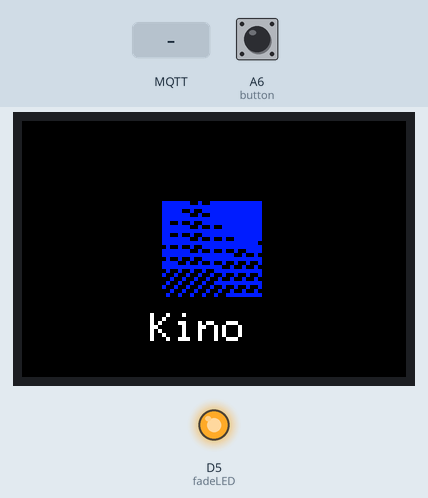
Recording of a sketch running on a simulated Arduino MKR. Parts: 96×64 colour display, output pins drawn as LEDs (lit = HIGH). The test bench sets the inputs (shaded band); at power-on: A6 (button) HIGH. WiFi joins after 1.5 s; servers stay silent unless stated; no MQTT or app messages arrive unless stated; what the sketch prints to the serial monitor is not drawn.

Above: at 7.9 s.
8.0 s: MQTT message "[FUN]" arrives on the first subscribed topic
At 8.6 s:
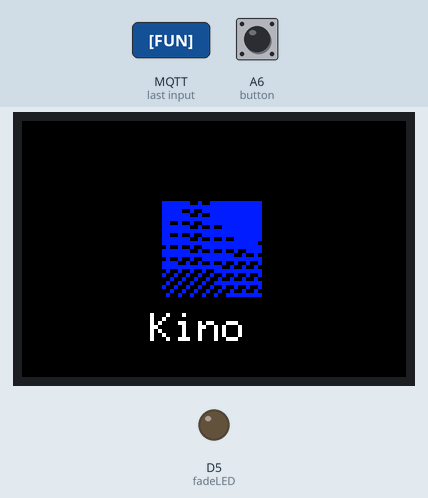
9.6 s: A6 (button) pulled LOW for 0.15 s
11.2 s: A6 (button) pulled LOW for 1 s
At 12.5 s:
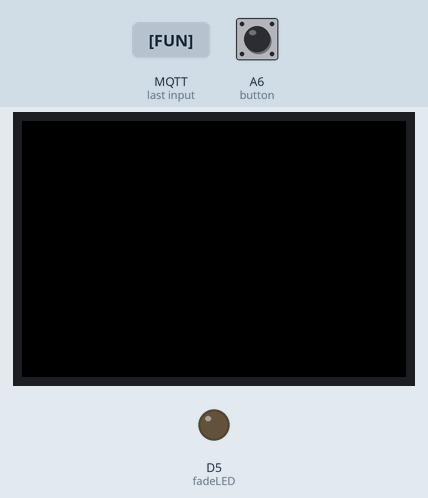
13.7 s: MQTT message "[LEDON]" arrives on the first subscribed topic
At 14.02 s:
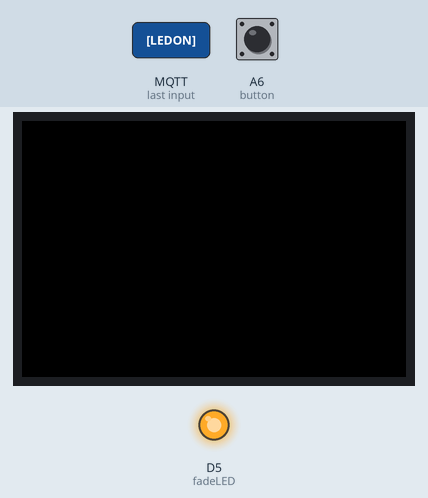
15.3 s: MQTT message ":" arrives on the first subscribed topic
Timing chart, 0 to 17.9 s (numbered marks = the images above; inputs shaded):
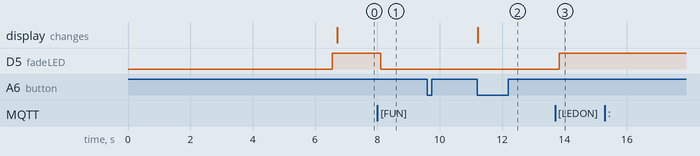

Measured:
- after the input at 8.0 s, D5 (fadeLED): HIGH → LOW after 0.12 s
- after the input at 9.6 s, every drawn part: stays the same
- after the input at 11.2 s, the display: changes at once (image 2)
- after the input at 13.7 s, D5 (fadeLED): LOW → HIGH after 0.13 s

The sketch:

Tamagotchi2.ino
```cpp
/*
MKR1000 connecting to MQTT broker test.mosquitto.org

MQTT protocol will be used for communication
  MKR1000 --  MQTT broker --- ComApp --- ProtoPie
 */

#include <IRLibRecvPCI.h>

#include <SPI.h>
#include <WiFiSSLClient.h>
#include <WiFi101.h>

#include <MQTTClient.h>
#include <SPI.h>
#include <SD.h>
#include <Adafruit_GFX.h>
#include <Adafruit_SSD1331.h>

#define oledHEIGHT 64 // x
#define oledWIDTH 96 // y
#define SCK 9
#define MOSI 8
#define oledCS 6
#define oledRES 0
#define oledDC 3
#define oledVCCEN 1
#define oledPMODEN 2

uint16_t imgWidth = 25;
uint16_t imgHeight = 24;

//define colors
#define black   0x0000
#define blue    0x001F
#define red     0xF800
#define green   0x07E0
#define cyan    0x07FF
#define magenta 0xF81F
#define yellow  0xFFE0
#define white   0xFFFF

Adafruit_SSD1331 display = Adafruit_SSD1331(oledCS, oledDC, MOSI, SCK, oledRES);  //create the object

const uint16_t fox_map[] ={0xff,0xff,0xff,0xff,0xff,0xff,0xff,0x00,0x00,0xff,0x00,0x00,0xff,0xff,0xff,0xff,0xff,0xff,0xff,0xff,0xff,0xff,0xff,0xff,0xff,0xff,0xff,0xff,0xff,0xff,0xff,0xff,0xff,0xff,0xff,0xff,0xff,0xff,0xff,0xff,0xff,0xff,0xff,0xff,0xff,0xff,0xff,0xff,0xff,0xff,0xff,0xff,0xff,0xff,0xff,0x00,0x00,0xff,0x00,0x00,0xff,0xff,0xff,0xff,0xff,0xff,0xff,0xff,0xff,0xff,0xff,0xff,0xff,0xff,0xff,0xff,0xff,0xff,0xff,0xff,0xff,0xff,0x00,0x00,0xff,0x00,0x00,0xff,0xff,0xff,0xff,0xff,0xff,0xff,0xff,0xff,0xff,0xff,0xff,0xff,0xff,0xff,0xff,0xff,0xff,0xff,0xff,0xff,0xff,0xff,0xff,0xff,0xff,0xff,0xff,0xff,0xff,0xff,0xff,0xff,0xff,0xff,0xff,0xff,0xff,0xff,0xff,0x00,0x00,0xff,0x00,0x00,0xff,0x00,0x00,0xff,0xff,0xff,0xff,0xff,0xff,0xff,0xff,0xff,0xff,0xff,0xff,0xff,0xff,0xff,0xff,0xff,0xff,0xff,0xff,0xff,0xff,0x00,0x00,0xff,0x00,0x00,0xff,0x00,0x00,0xff,0xff,0xff,0xff,0xff,0xff,0xff,0xff,0xff,0xff,0xff,0xff,0xff,0xff,0xff,0xff,0xff,0xff,0xff,0xff,0xff,0xff,0xff,0xff,0xff,0xff,0xff,0xff,0xff,0xff,0xff,0xff,0xff,0xff,0xff,0xff,0xff,0x00,0x00,0xff,0x00,0x00,0xff,0x00,0x00,0xff,0xff,0xff,0xff,0xff,0xff,0xff,0xff,0xff,0xff,0xff,0xff,0xff,0xff,0xff,0xff,0xff,0xff,0xff,0xff,0xff,0xff,0x00,0x00,0xff,0x00,0x00,0xff,0x00,0x00,0xff,0x00,0x00,0xff,0xff,0xff,0xff,0xff,0xff,0xff,0xff,0xff,0xff,0xff,0xff,0xff,0xff,0xff,0xff,0xff,0xff,0xff,0xff,0xff,0xff,0xff,0xff,0xff,0xff,0xff,0xff,0xff,0xff,0xff,0x00,0x00,0xff,0x00,0x00,0xff,0x00,0x00,0xff,0x00,0x00,0xff,0xff,0xff,0xff,0xff,0xff,0xff,0xff,0xff,0xff,0xff,0xff,0xff,0xff,0xff,0xff,0xff,0xff,0xff,0xff,0xff,0xff,0x00,0x00,0xff,0x00,0x00,0xff,0x00,0x00,0xff,0x00,0x00,0xff,0x00,0x00,0xff,0xff,0xff,0xff,0xff,0xff,0xff,0xff,0xff,0xff,0xff,0xff,0xff,0xff,0xff,0xff,0xff,0xff,0xff,0xff,0xff,0xff,0x00,0x00,0xff,0x00,0x00,0xff,0x00,0x00,0xff,0x00,0x00,0xff,0x00,0x00,0xff,0x00,0x00,0xff,0xff,0xff,0xff,0xff,0xff,0xff,0xff,0xff,0xff,0xff,0xff,0xff,0xff,0xff,0xff,0xff,0xff,0xff,0x00,0x00,0xff,0x00,0x00,0xff,0x00,0x00,0xff,0x00,0x00,0xff,0x00,0x00,0xff,0x00,0x00,0xff,0x00,0x00,0xff,0xff,0xff,0xff,0xff,0xff,0xff,0xff,0xff,0xff,0xff,0xff,0xff,0xff,0xff,0xff,0x00,0x00,0xff,0x00,0x00,0xff,0x00,0x00,0xff,0x00,0x00,0xff,0x00,0x00,0xff,0x00,0x00,0xff,0x00,0x00,0xff,0x00,0x00,0xff,0xff,0xff,0xff,0xff,0xff,0xff,0xff,0xff,0xff,0xff,0xff,0xff,0x00,0x00,0xff,0x00,0x00,0xff,0x00,0x00,0xff,0x00,0x00,0xff,0x00,0x00,0xff,0x00,0x00,0xff,0x00,0x00,0xff,0x00,0x00,0xff,0x00,0x00,0xff,0x00,0x00,0xff,0x00,0x00,0xff,0x00,0x00,0xff,0x00,0x00,0xff,0x00,0x00,0xff,0x00,0x00,0xff,0x00,0x00,0xff,0x00,0x00,0xff,0x00,0x00,0xff,0x00,0x00,0xff,0x00,0x00,0xff,0x00,0x00,0xff,0xff,0xff,0xff,0xff,0xff,0xff,0xff,0xff,0xff,0xff,0xff,0xff,0x00,0x00,0xff,0x00,0x00,0xff,0x00,0x00,0xff,0x00,0x00,0xff,0x00,0x00,0xff,0x00,0x00,0xff,0x00,0x00,0xff,0x00,0x00,0xff,0x00,0x00,0xff,0x00,0x00,0xff,0x00,0x00,0xff,0x00,0x00,0xff,0x00,0x00,0xff,0x00,0x00,0xff,0x00,0x00,0xff,0x00,0x00,0xff,0x00,0x00,0xff,0x00,0x00,0xff,0x00,0x00,0xff,0x00,0x00,0xff,0x00,0x00,0xff,0x00,0x00,0xff,0xff,0xff,0xff,0xff,0xff,0xff,0xff,0xff,0xff,0x00,0x00,0xff,0x00,0x00,0xff,0x00,0x00,0xff,0x00,0x00,0xff,0x00,0x00,0xff,0x00,0x00,0xff,0x00,0x00,0xff,0x00,0x00,0xff,0x00,0x00,0xff,0x00,0x00,0xff,0x00,0x00,0xff,0x00,0x00,0xff,0x00,0x00,0xff,0x00,0x00,0xff,0x00,0x00,0xff,0x00,0x00,0xff,0x00,0x00,0xff,0x00,0x00,0xff,0x00,0x00,0xff,0x00,0x00,0xff,0x00,0x00,0xff,0x00,0x00,0xff,0xff,0xff,0xff,0xff,0xff,0xff,0xff,0xff,0xff,0xff,0xff,0xff,0x00,0x00,0xff,0x00,0x00,0xff,0x00,0x00,0xff,0x00,0x00,0xff,0x00,0x00,0xff,0xff,0xff,0x00,0x00,0x00,0xff,0xff,0xff,0xff,0x00,0x00,0xff,0x00,0x00,0xff,0x00,0x00,0xff,0x00,0x00,0xff,0xff,0xff,0x00,0x00,0x00,0xff,0xff,0xff,0xff,0x00,0x00,0xff,0x00,0x00,0xff,0x00,0x00,0xff,0x00,0x00,0xff,0x00,0x00,0xff,0x00,0x00,0xff,0x00,0x00,0xff,0xff,0xff,0xff,0xff,0xff,0xff,0xff,0xff,0xff,0xff,0xff,0xff,0x00,0x00,0xff,0x00,0x00,0xff,0x00,0x00,0xff,0x00,0x00,0xff,0xff,0xff,0x00,0x00,0x00,0xff,0xff,0xff,0xff,0x00,0x00,0xff,0x00,0x00,0xff,0x00,0x00,0xff,0x00,0x00,0xff,0xff,0xff,0x00,0x00,0x00,0xff,0xff,0xff,0xff,0x00,0x00,0xff,0x00,0x00,0xff,0x00,0x00,0xff,0x00,0x00,0xff,0x00,0x00,0xff,0x00,0x00,0xff,0x00,0x00,0xff,0xff,0xff,0xff,0xff,0xff,0xff,0xff,0xff,0xff,0xff,0xff,0xff,0xff,0xff,0xff,0xff,0x80,0xff,0x00,0x00,0xff,0x00,0x00,0xff,0x00,0x00,0xff,0x00,0x00,0xff,0x00,0x00,0xff,0x00,0x00,0xff,0x00,0x00,0xff,0x00,0x00,0xff,0x00,0x00,0xff,0x00,0x00,0xff,0x00,0x00,0xff,0x00,0x00,0xff,0x00,0x00,0xff,0x00,0x00,0xff,0x00,0x00,0xff,0x00,0x00,0xff,0x00,0x00,0xff,0x00,0x00,0xff,0xff,0xff,0xff,0xff,0xff,0xff,0xff,0xff,0xff,0xff,0xff,0xff,0xff,0xff,0xff,0xff,0xff,0xff,0xff,0x80,0xff,0xff,0x80,0xff,0x00,0x00,0xff,0x00,0x00,0xff,0x00,0x00,0xff,0x00,0x00,0xff,0x00,0x00,0xff,0x00,0x00,0xff,0x00,0x00,0xff,0x00,0x00,0xff,0x00,0x00,0xff,0x00,0x00,0xff,0x00,0x00,0xff,0x00,0x00,0xff,0xff,0x80,0xff,0xff,0x80,0xff,0xff,0x80,0xff,0xff,0xff,0xff,0xff,0xff,0xff,0xff,0xff,0xff,0xff,0xff,0xff,0xff,0xff,0xff,0xff,0xff,0xff,0xff,0xff,0xff,0xff,0xff,0xff,0xff,0xff,0xff,0xff,0x80,0xff,0xff,0x80,0xff,0x00,0x00,0xff,0x00,0x00,0xff,0x00,0x00,0x00,0x00,0x00,0x00,0x00,0x00,0x00,0x00,0x00,0x00,0x00,0x00,0xff,0x00,0x00,0xff,0xff,0x80,0xff,0xff,0x80,0xff,0xff,0x80,0xff,0xff,0x80,0xff,0xff,0xff,0xff,0xff,0xff,0xff,0xff,0xff,0xff,0xff,0xff,0xff,0xff,0xff,0xff,0xff,0xff,0xff,0xff,0xff,0xff,0xff,0xff,0xff,0xff,0xff,0xff,0xff,0xff,0xff,0xff,0xff,0xff,0xff,0x80,0xff,0xff,0x80,0xff,0xff,0x80,0xff,0x00,0x00,0xff,0x00,0x00,0x00,0x00,0x00,0x00,0x00,0x00,0x00,0x00,0x00,0x00,0x00,0x00,0xff,0xff,0x80,0xff,0xff,0x80,0xff,0xff,0x80,0xff,0xff,0x80,0xff,0xff,0xff,0xff,0xff,0xff,0xff,0xff,0xff,0xff,0xff,0xff,0xff,0xff,0xff,0xff,0xff,0xff,0xff,0xff,0xff,0xff,0xff,0xff,0xff,0xff,0xff,0xff,0xff,0xff,0xff,0xff,0xff,0xff,0xff,0xff,0xff,0xff,0xff,0xff,0xff,0xff,0xff,0xff,0x80,0xff,0xff,0x80,0xff,0xff,0x80,0xff,0xff,0x80,0xff,0xff,0x80,0xff,0xff,0x80,0xff,0xff,0x80,0xff,0xff,0x80,0xff,0xff,0x80,0xff,0xff,0x80,0xff,0xff,0x80,0xff,0xff,0xff,0xff,0xff,0xff,0xff,0xff,0xff,0xff,0xff,0xff,0xff,0xff,0xff,0xff,0xff,0xff,0xff,0xff,0xff,0xff,0xff,0xff,0xff,0xff,0xff,0xff,0xff,0xff,0xff,0xff,0xff,0xff,0xff,0xff,0xff,0xff,0xff,0xff,0xff,0xff,0xff,0xff,0xff,0xff,0xff,0x80,0x00,0x00,0x00,0x00,0x00,0x00,0x00,0x00,0x00,0x00,0x00,0x00,0x00,0x00,0x00,0x00,0x00,0x00,0xff,0xff,0x80,0xff,0xff,0x80,0xff,0xff,0xff,0xff,0xff,0xff,0xff,0xff,0xff,0xff,0xff,0xff,0xff,0xff,0xff,0xff,0xff,0xff,0xff,0xff,0xff,0xff,0xff,0xff,0xff,0xff,0xff,0xff,0xff,0xff,0xff,0xff,0xff,0xff,0xff,0xff,0xff,0xff,0xff,0xff,0xff,0xff,0xff,0xff,0xff,0xff,0xff,0xff,0xff,0xff,0x80,0xff,0xff,0x80,0xff,0xff,0x80,0xff,0xff,0x80,0xff,0xff,0x80,0xff,0xff,0x80,0xff,0xff,0x80,0xff,0xff,0x80,0xff,0xff,0xff,0xff,0xff,0xff,0xff,0xff,0xff,0xff,0xff,0xff,0xff,0xff,0xff,0xff,0xff,0xff,0xff,0xff,0xff,0xff,0xff,0xff,0xff,0xff,0xff,0xff,0xff,0xff,0xff,0xff,0xff,0xff,0xff,0xff,0xff,0xff,0xff,0xff,0xff,0xff,0xff,0xff,0xff,0xff,0xff,0xff,0xff,0xff,0xff,0xff,0xff,0xff,0xff,0xff,0x80,0xff,0xff,0x80,0xff,0xff,0x80,0xff,0xff,0x80,0xff,0xff,0x80,0xff,0xff,0x80,0xff,0xff,0x80,0xff,0xff,0xff,0xff,0xff,0xff,0xff,0xff,0xff,0xff,0xff,0xff,0xff,0xff,0xff,0xff,0xff,0xff,0xff,0xff,0xff,0xff,0xff,0xff,0xff,0xff,0xff,0xff,0xff,0xff,0xff,0xff,0xff,0xff,0xff,0xff,0xff,0xff,0xff,0xff,0xff,0xff,0xff,0xff,0xff,0xff,0xff,0xff,0xff,0xff,0xff,0xff,0xff,0xff,0xff,0xff,0x80,0xff,0xff,0x80,0xff,0xff,0x80,0xff,0xff,0x80,0xff,0xff,0x80,0xff,0xff,0x80,0xff,0xff,0xff,0xff,0xff,0xff,0xff,0xff,0xff,0xff,0xff,0xff,0xff,0xff,0xff,0xff,0xff,0xff,0xff,0xff,0xff,0xff,0xff,0xff,0xff,0xff,0xff,0xff,0xff,0xff,0xff,0xff,0xff,0xff,0xff,0xff,0xff,0xff,0xff,0xff,0xff,0xff,0xff,0xff,0xff,0xff,0xff,0xff,0xff,0xff,0xff,0xff,0xff,0xff,0xff,0xff,0xff,0xff,0xff,0xff,0xff,0xff,0xff,0xff,0xff,0x80,0xff,0xff,0x80,0xff,0xff,0x80,0xff,0xff,0xff,0xff,0xff,0xff,0xff,0xff,0xff,0xff,0xff,0xff,0xff,0xff,0xff,0xff,0xff,0xff,0xff,0xff,0xff,0xff,0xff,0xff,0xff,0xff,0xff,0xff,0xff,0xff,0xff,0xff,0xff,0xff,0xff,0xff,0xff,0xff,0xff,0xff,0xff,0xff,0xff,0xff,0xff,0xff,0xff,0xff,0xff,0xff,0xff,0xff,0xff,0xff,0xff,0xff,0xff,0xff,0xff,0xff,0xff,0xff,0xff,0xff,0xff,0xff,0xff,0xff,0x80,0xff,0xff,0x80,0xff,0xff,0xff,0xff,0xff,0xff,0xff,0xff,0xff,0xff,0xff,0xff,0xff,0xff,0xff,0xff,0xff,0xff,0xff,0xff,0xff,0xff,0xff,0xff,0xff,0xff,0xff,0xff,0xff,0xff,0xff,0xff,0xff,0xff,0xff,0xff,0xff,0xff,0xff,0xff,0xff,0xff,0xff,0xff,0xff,0xff,0xff,0xff,0xff,0xff,0xff,0xff,0xff,0xff,0xff,0xff,0xff,0xff,0xff,0xff,0xff,0xff,0xff,0xff,0xff,0xff,0xff,0xff,0xff,0xff,0xff,0xff,0xff,0xff,0xff,0xff,0xff,0xff,0xff,0xff,0xff,0xff,0xff,0xff,0xff,0xff,0xff,0xff,0xff,0xff,0xff,0xff,0xff,0xff,0xff,0xff,0xff,0xff,0xff,0xff,0xff,0xff,0xff,0xff,0xff,0xff,0xff,0xff,0xff,0xff,0xff,0xff,0xff,0xff,0xff,0xff,0xff,0xff,0xff,0xff,0xff,0xff,0xff,0xff,0xff,0xff,0xff,0xff,0xff,0xff,0xff,0xff,0xff,0xff,0xff,0xff,0xff,0xff,0xff,0xff,0xff,0xff,0xff,0xff,0xff,0xff,0xff,0xff,0xff,0xff,0xff,0xff,0xff,0xff,0xff,0xff,0xff,0xff,0xff,0xff,0xff,0xff,0xff,0xff,0xff,0xff,0xff,0xff,0xff,0xff,0xff,0xff,0xff,0xff,0xff,0xff,0xff,0xff,0xff,0xff,0xff,0xff,0xff,0xff,0xff,0xff,0xff,0xff,0xff};

IRrecvPCI myReceiver(4);

// WLAN
const char ssid[] = "HAMKvisitor"; //  your network SSID (name)
const char pass[] = "hamkvisitor";    // your network password (use for WPA)

//char *client_id = "<write here a unique client ID>";
char *client_id = "Id_Tama_01";    // needs to be unique !!
char *user_id = "";   // empty if no username and password will be used.
char *authToken = ""; // empty if no username and password will be used.

//char *hostname = "<your mqtt broker server name or IP address>";
char *hostname = "test.mosquitto.org";
int pubInterval = 1000;

const int button = A6;           //
const int fadeLED = 5;          // must be a pin that supports PWM. 0...8 on MKR1000

// PWM steps per fade step.  More fades faster; less fades slower.
const int pwmStepsPerFade = 14;

int fadePWM;

//use this class if you connect using SSL WiFiSSLClient net;
WiFiClient net;
MQTTClient MQTTc;

unsigned long lastMillis = 0;
int fun = 0;
bool displayState = false;

void setup()
{
  Serial.begin(9600);
  delay(5000);    // waiting to let you open the serial monitor
  WiFi.begin(ssid, pass);
  Serial.println("Connected to WLAN");
  myReceiver.enableIRIn();
  Serial.println(F("Ready to receive IR signals"));
  printWiFiStatus();

 //Connecting to the MQTT broker client.begin("<hostname>", 1883, net);
  MQTTc.begin(hostname, 1883, net);
  MQTTc.onMessage(messageReceived);
  connect();

// Set up the I/O pins
  pinMode(fadeLED, OUTPUT);
  pinMode(button, INPUT);
  fadePWM = 255;
  analogWrite(fadeLED, fadePWM);   // sets PWM duty cycle

  display.begin();  //initialize the display
  display.enableDisplay(true);
  display.fillScreen(black);  //set background and clear everything

  display.drawRGBBitmap((oledWIDTH-imgWidth)>>1, (oledHEIGHT-imgHeight)>>1, fox_map, imgWidth, imgHeight);

  display.setCursor(oledWIDTH/3, oledHEIGHT/5*4); //set cursor position (x, y)
  display.setTextSize(1); //set the size of text
  display.print("Kino"); // display text
  //display.enableDisplay(displayState);
}

void loop() {
   MQTTc.loop();  // Cut for testing without mqtt broker

    if(digitalRead(button) == LOW){
      displayState = !displayState;
      Serial.println(displayState);
      display.enableDisplay(displayState);
      while(digitalRead(button) == LOW){
        delay(100);
      }
    }

  analogWrite(fadeLED, fadePWM);

     // publish a message every nnn milli seconds
     if(millis() - lastMillis > pubInterval)
     {
      Serial.println("Publishing to MQTT broker...");
        if(!MQTTc.connected()) {    // Cut for testing without MQTT
         connect();                 // Cut for testing without MQTT
        }                           // Cut for testing without MQTT
        lastMillis = millis();
         //Cut for testing without MQTT
         //MQTTc.publish("try-me", "[BALL]:" + String(analogRead(ainputPin)));

         MQTTc.publish("signal-in", "[FUN]:" + String(fun));
        //fadePWM = 255;
     }
    delay(200);

if (myReceiver.getResults()) {
    Serial.println("Received");
    if(fun < 316){
    fun += 2;
    myReceiver.enableIRIn();
    delay(200);//Restart receiver
    }
  }
  if(fun > 255){
    analogWrite(fadeLED, 255);
  }
  else{
    analogWrite(fadeLED, fun);
  }

// end of loop
}

void connect()
{
  Serial.print("checking WLAN...");
  while (WiFi.status() != WL_CONNECTED)
  {
    Serial.println("Connecting WLAN...  ");
    Serial.print(".");
    delay(500);
  }

  Serial.print("\nconnecting MQTT broker....");
  while (!MQTTc.connect(client_id,user_id,authToken))
  {
    Serial.print(".");
    delay(3000);
  }
  Serial.println("\nconnected!");

  MQTTc.subscribe("signal-in");
}

void messageReceived(String &topic, String &payload) {
  Serial.print("incoming: ");
  Serial.print(topic);
  Serial.print(" - ");
  Serial.print(payload);
  Serial.println();

  // String content is received from a ProtoPie connectd app.
  // There is a certain structure included in the MQTT payload.
  String message = payload.substring(0, payload.indexOf(":"));
  String value = payload.substring(payload.indexOf(":")+1,payload.length());
  if(message == "[FUN]"){
    fadePWM = value.toInt();

  }
  if(message == "[LEDON]"){
    fadePWM = 255;
  }
  if(message == "[LEDOFF]"){
    fadePWM = 0;
  }
}

void printWiFiStatus() {
  // print the SSID of the network you're attached to:
  Serial.print("SSID: ");
  Serial.println(WiFi.SSID());

  // print your WiFi shield's IP address:
  IPAddress ip = WiFi.localIP();
  Serial.print("IP Address: ");
  Serial.println(ip);

  // print the received signal strength:
  long rssi = WiFi.RSSI();
  Serial.print("signal strength (RSSI):");
  Serial.print(rssi);
  Serial.println(" dBm");
}
```
